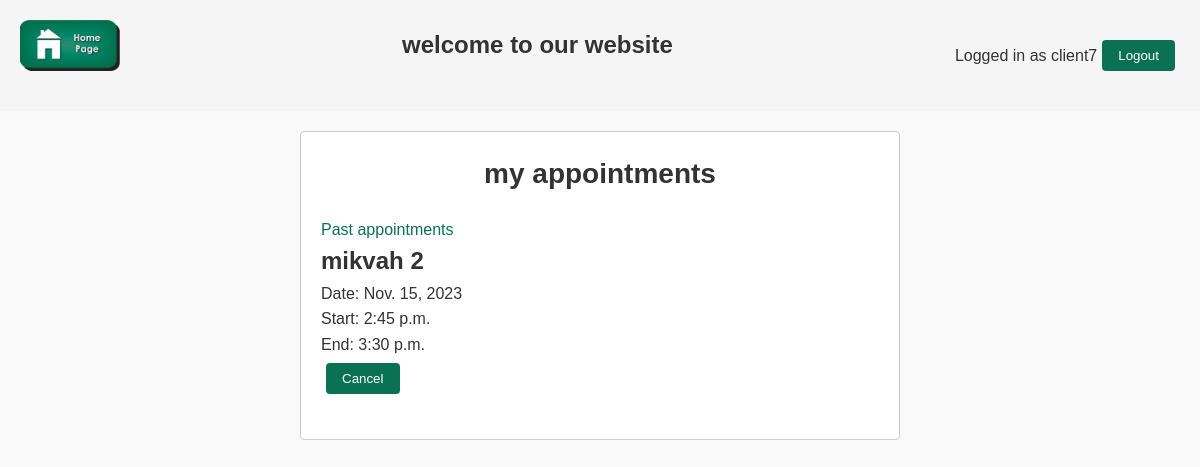
Screenshot of /website/my-appointments/ (signed in) with the database file from the repository.
### website/models.py (models this page shows, shortened)
class Appointment(models.Model):
    user = models.ForeignKey(User, on_delete=models.CASCADE, blank=True)
    mikvah_id = models.ForeignKey(Mikvah, on_delete=models.CASCADE, blank=True)
    mikvah_calendar = models.ForeignKey(MikvahCalendar, on_delete=models.CASCADE)
    date = models.DateField(blank=True)
    start = models.TimeField(blank=True)
    end = models.TimeField(blank=True)
    canceled = models.BooleanField(default=False)

class Mikvah(models.Model):
    mikvah_id = models.BigAutoField(primary_key=True)
    user = models.ForeignKey(User, on_delete=models.CASCADE)
    name = models.CharField(max_length=30)
    phone_nb1 = models.CharField(max_length=20)
    phone_nb2 = models.CharField(max_length=20, blank=True)
    open_at = models.TimeField(blank=True)
    ashkenaz = models.BooleanField(default=False)
    sefarad = models.BooleanField(default=False)
    chabad = models.BooleanField(default=False)
    address_nb = models.CharField(max_length=4)
    address_st = models.CharField(max_length=40)
    address_city = models.CharField(max_length=40)
    address_state = models.CharField(max_length=20)
    address_country = models.CharField(max_length=40)
    longitude = models.DecimalField(max_digits=10, decimal_places=7)
    latitude = models.DecimalField(max_digits=10, decimal_places=7)
    distance = models.FloatField(null=True, blank=True)

### website/views/client_views.py (the view)
# urls.py: path('my-appointments/', views.my_appointments_view, name='my_appointments'),
def my_appointments_view(request):
    appointments = Appointment.objects.filter(user=request.user, date__gte=timezone.now().date()).order_by('-date')
    context = {
        'appointments': appointments,
    }
    return render(request, 'website/my_appointments.html', context)

### templates/website/my_appointments.html (shortened to what this page needs)
{% extends 'base_layout.html' %}
{% load static %}
{% block content %}
        <h1> my appointments </h1>
            <a href="{% url 'website:my_past_appointments' %}"> Past appointments</a>
    <div class="three_in_a_line_container">
    {% for appointment in appointments %}
        {% if appointment.canceled is False %}
        <div class="three_in_a_line_element">
            <h2>{{appointment.mikvah_id.name}}</h2>
            <p>Date: {{ appointment.date }}</p>
            <p>Start: {{ appointment.start }}</p>
            <p>End: {{ appointment.end }}</p>
            <form action="{% url 'website:cancel_appointment' %}" method="post">
                 <button type="submit">Cancel</button>
             </form>
        </div>
        {% endif %}
    {% endfor %}
            </div>
{% endblock %}

### templates/base_layout.html (shortened to what this page needs)
{% load static %}
<!DOCTYPE html>
<html lang="en">
<head>
    <link rel="stylesheet" href="{% static 'style.css' %}">
</head>
<body>
     <header>
     <h1> <a href="{% url 'website:index' %}"> <img src="{% static 'what-is-a-home-page.jpg' %}"></a></h1>
        <h1> welcome to our website </h1>
         {% if user.is_authenticated %}
             <p> Logged in as {{ user }}</p>
             <form class="Logout-link" action="{% url 'accounts:logout' %}" method="post">
                 <button type="submit">Logout</button>
             </form>
         {% endif %}
    </header>
     <div class="wrapper">
    {% block content %}
    {% endblock %}
    </div>
</body>
</html>

### assets/style.css (style rules this page uses)
* { margin: 0; padding: 0; box-sizing: border-box; }
body { font-family: Arial, sans-serif; line-height: 1.6; background-color: #f9f9f9; color: #333; margin: 0; padding: 0; }
header { text-align: center; padding: 20px; background-color: #f5f5f5; display: flex; align-items: center; }
header h1 { font-size: 24px; margin-right: auto; }
header img { max-width: 100px; height: auto; vertical-align: middle; }
form { margin: 5px; }
button { padding: 8px 16px; background-color: #0a7253; color: #fff; border: none; border-radius: 4px; cursor: pointer; }
.wrapper { max-width: 1200px; margin: 20px auto; padding: 20px; }
a { color: #0a7253; text-decoration: none; }
.wrapper { max-width: 600px; margin: 20px auto; padding: 20px; background-color: #fff; border: 1px solid #ccc; border-radius: 4px; }
h1 { font-size: 28px; text-align: center; margin-bottom: 20px; }
.three_in_a_line_container { display: flex; flex-wrap: wrap; justify-content: space-between; }
.three_in_a_line_element { width: calc(33.33% - 10px); margin-bottom: 20px; margin-right: 1%; }

### rows the page displays
Appointment: mikvah_id.name "mikvah 2", date "Nov. 15, 2023", start "2:45 p.m.", end "3:30 p.m."

### other values shown
{{ user }} "client7"
